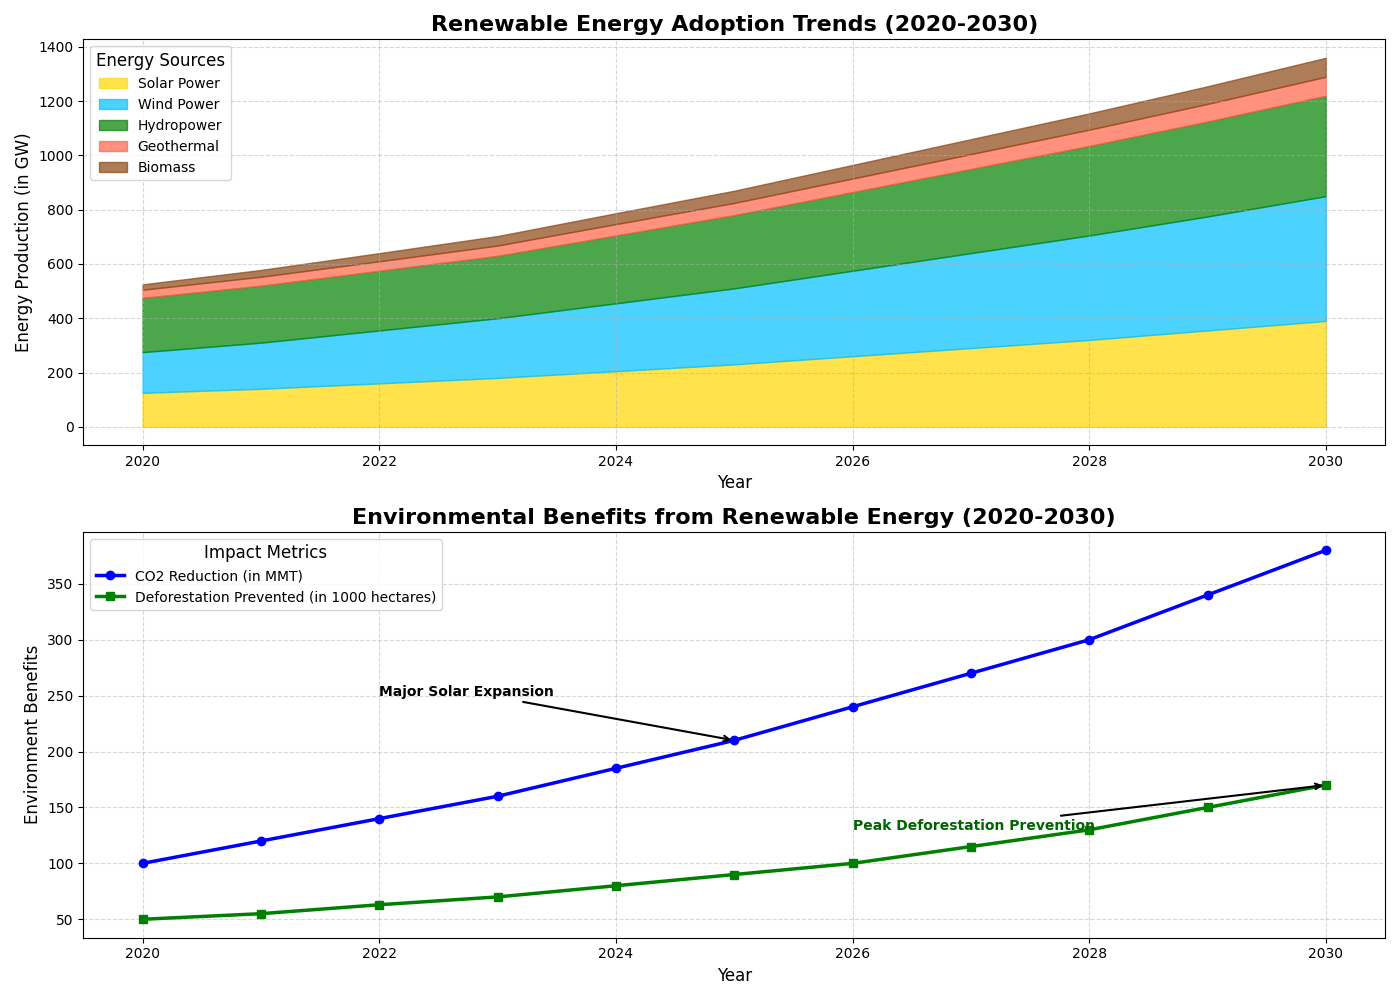

This figure's Python source:
import matplotlib.pyplot as plt
import numpy as np

# Backstory: Tracking Renewable Energy Adoption Trends and Environmental Benefits (2020-2030)

# Data years
years = np.arange(2020, 2031)

# Renewable energy adoption data (in gigawatts)
solar_power = np.array([125, 140, 160, 180, 205, 230, 260, 290, 320, 355, 390])
wind_power = np.array([150, 170, 195, 220, 250, 280, 315, 350, 385, 420, 460])
hydropower = np.array([200, 210, 220, 230, 250, 270, 290, 310, 330, 350, 370])
geothermal = np.array([30, 33, 35, 38, 42, 45, 50, 55, 60, 65, 70])
biomass = np.array([20, 25, 30, 35, 40, 45, 50, 55, 60, 65, 70])

# Environmental benefits data
CO2_reduction = np.array([100, 120, 140, 160, 185, 210, 240, 270, 300, 340, 380])
deforestation_prevented = np.array([50, 55, 63, 70, 80, 90, 100, 115, 130, 150, 170])

# Calculate cumulative data for stacked area plot
cumulative_wind = solar_power + wind_power
cumulative_hydropower = cumulative_wind + hydropower
cumulative_geothermal = cumulative_hydropower + geothermal
cumulative_biomass = cumulative_geothermal + biomass

# Initialize the plot
fig, (ax1, ax2) = plt.subplots(2, 1, figsize=(14, 10))

# Stacked Area plot for Renewable Energy Adoption
ax1.fill_between(years, 0, solar_power, color='#FFD700', alpha=0.7, label='Solar Power')
ax1.fill_between(years, solar_power, cumulative_wind, color='#00BFFF', alpha=0.7, label='Wind Power')
ax1.fill_between(years, cumulative_wind, cumulative_hydropower, color='#008000', alpha=0.7, label='Hydropower')
ax1.fill_between(years, cumulative_hydropower, cumulative_geothermal, color='#FF6347', alpha=0.7, label='Geothermal')
ax1.fill_between(years, cumulative_geothermal, cumulative_biomass, color='#8B4513', alpha=0.7, label='Biomass')

ax1.set_title('Renewable Energy Adoption Trends (2020-2030)', fontsize=16, fontweight='bold')
ax1.set_xlabel('Year', fontsize=12)
ax1.set_ylabel('Energy Production (in GW)', fontsize=12)
ax1.legend(loc='upper left', fontsize=10, title='Energy Sources', title_fontsize='12')
ax1.grid(True, alpha=0.5, linestyle='--')

# Line plot for Environmental Benefits
ln1 = ax2.plot(years, CO2_reduction, color='blue', linewidth=2.5, marker='o', label='CO2 Reduction (in MMT)')
ln2 = ax2.plot(years, deforestation_prevented, color='green', linewidth=2.5, marker='s', label='Deforestation Prevented (in 1000 hectares)')

ax2.set_title('Environmental Benefits from Renewable Energy (2020-2030)', fontsize=16, fontweight='bold')
ax2.set_xlabel('Year', fontsize=12)
ax2.set_ylabel('Environment Benefits', fontsize=12)
ax2.legend(loc='upper left', fontsize=10, title='Impact Metrics', title_fontsize='12')
ax2.grid(True, alpha=0.5, linestyle='--')

# Annotate significant points in the line plots
ax2.annotate('Major Solar Expansion', xy=(2025, 210), xytext=(2022, 250), 
             arrowprops=dict(facecolor='black', arrowstyle='->', linewidth=1.5), 
             fontsize=10, color='black', fontweight='bold')

ax2.annotate('Peak Deforestation Prevention', xy=(2030, 170), xytext=(2026, 130), 
             arrowprops=dict(facecolor='darkgreen', arrowstyle='->', linewidth=1.5), 
             fontsize=10, color='darkgreen', fontweight='bold')

# Adjust layout to prevent overlap and allow better readability
plt.tight_layout()

# Show plot
plt.show()
